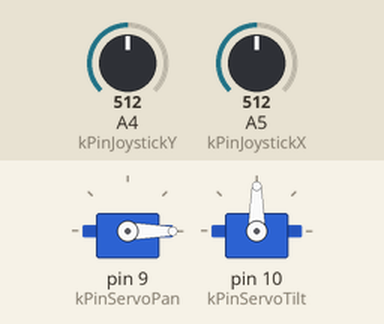
Simulated run of this sketch. Board: Arduino Uno, built with avr-gcc and run on an emulated ATmega328P. Parts: 2 × servo. The inputs (shaded band) are chosen by the test bench; at power-on: A4 (kPinJoystickY) = 512, A5 (kPinJoystickX) = 512.

Above: at 1.2 s.
1.3 s: A4 (kPinJoystickY) set to 693
2.8 s: A4 (kPinJoystickY) set to 713
At 3.26 s:
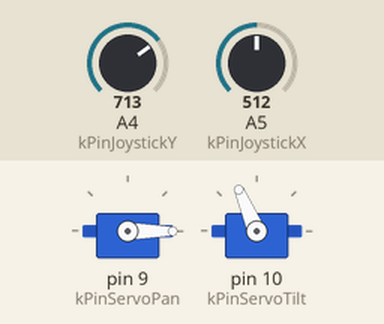
At 5.5 s:
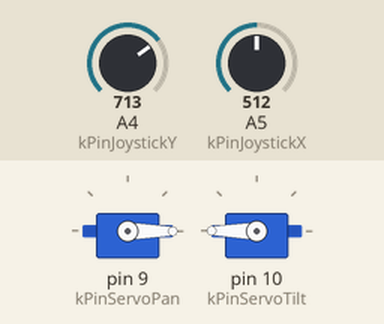
5.8 s: A5 (kPinJoystickX) set to 684
7.3 s: A5 (kPinJoystickX) set to 716
At 8.07 s:
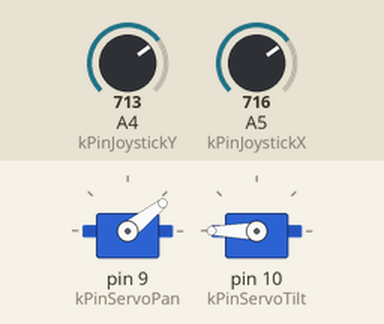
10.3 s: A4 (kPinJoystickY) set to 307
12.4 s: A4 (kPinJoystickY) set to 290
At 12.55 s:
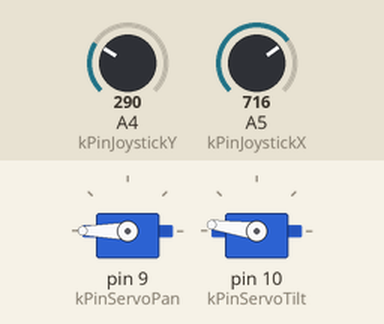
Timing chart, 0 to 16.4 s (numbered marks = the images above; inputs shaded):
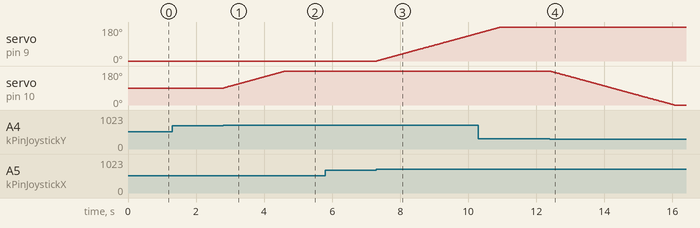

Measured:
- the behaviour switches between 700 and 701 on A4 (kPinJoystickY) (found by bisection; images 0 and 1)
- the behaviour switches between 700 and 701 on A5 (kPinJoystickX) (found by bisection; images 2 and 3)
- the behaviour switches between 300 and 299 on A4 (kPinJoystickY) (found by bisection; images 3 and 4)
- after the input at 1.3 s, every drawn part: stays the same
- after the input at 2.8 s, servo on pin 10 (kPinServoTilt): moves from 90° to 180° over 1.8 s, starting at once
- after the input at 5.8 s, every drawn part: stays the same
- after the input at 7.3 s, servo on pin 9 (kPinServoPan): moves from 0° to 147° over 3.0 s, starting at once
- after the input at 12.4 s, servo on pin 10 (kPinServoTilt): moves from 180° to 0° over 3.6 s, starting at once

The sketch:

pantilt.pde
```cpp
#include <Servo.h>

const int kPinJoystickX = A5;
const int kPinJoystickY = A4;
const int kPinJoystickFire = 2;
const int kPinServoPan = 9;
const int kPinServoTilt = 10;

const int JOYX_LEFT = 300;
const int JOYX_RIGHT = 700;
const int JOYY_UP = 700;
const int JOYY_DOWN = 300;

Servo panServo;
Servo tiltServo;

int panAngle = 0;
int tiltAngle = 90;

void setup()
{
  panServo.attach(kPinServoPan);
  tiltServo.attach(kPinServoTilt);
}

void loop()
{
  int xVal = analogRead(kPinJoystickX);
  int yVal = analogRead(kPinJoystickY);

  if(xVal < JOYX_LEFT){
    panAngle--;
  }
  else if(xVal > JOYX_RIGHT){
    panAngle++;
  }
  if(yVal < JOYY_DOWN){
    tiltAngle--;
  }
  else if(yVal > JOYY_UP){
    tiltAngle++;
  }
  tiltAngle = constrain(tiltAngle, 0, 180);
  panAngle = constrain(panAngle, 0, 180);

  panServo.write(panAngle);
  tiltServo.write(tiltAngle);
  delay(20);  // wait for the servos to get there
}
```
